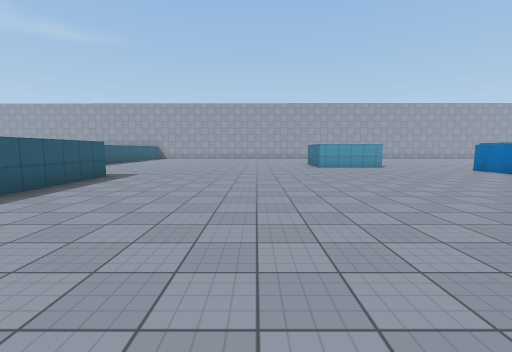
[1] (above)

24 first-person views from a walk through a scene from a Unity 3-D project. The camera is 1.5 m above the floor, tilts 6° down and sees 90° across. The floor is counted in squares, 2 m on a side. Each view is taken from the middle of a square. On the plan, view 1 faces up. The plan holds only what a view shows up to about 9 squares ahead; the rest is blank. The place goes on beyond the plan. Some animated figures are not drawn. Some surface patterns are stand-ins.

[2]
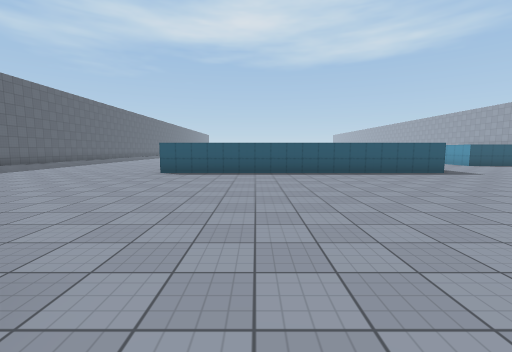

[3]
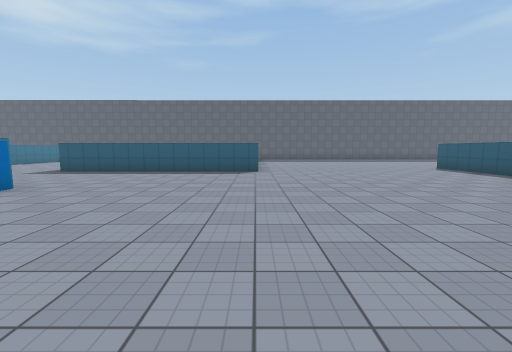

[4]
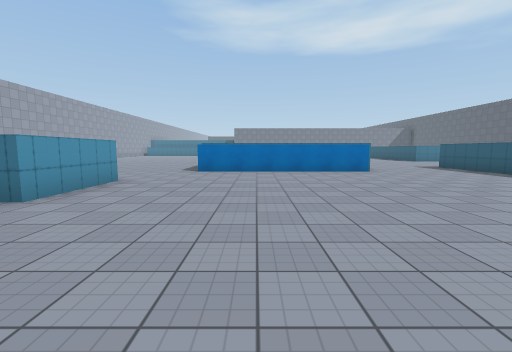

[5]
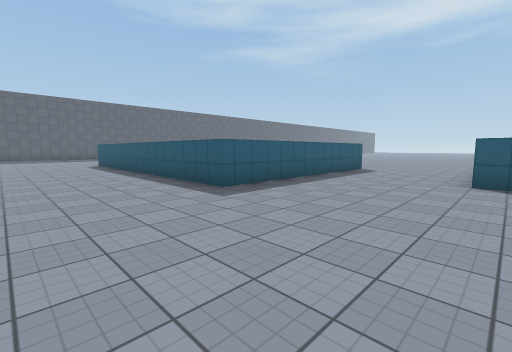

[6]
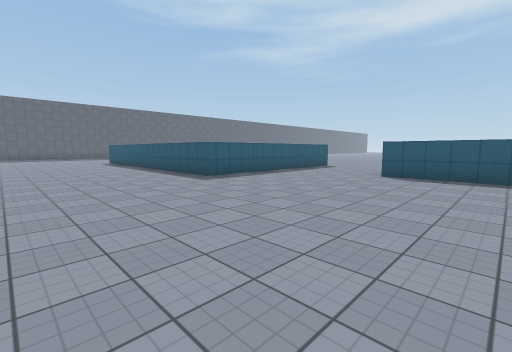

[7]
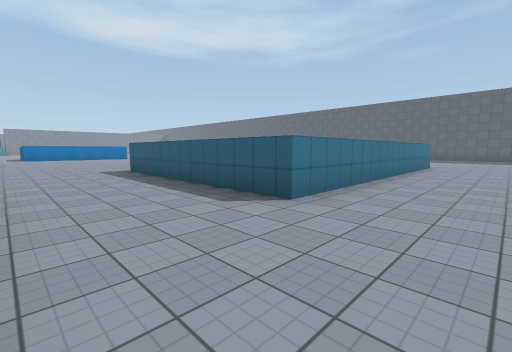

[8]
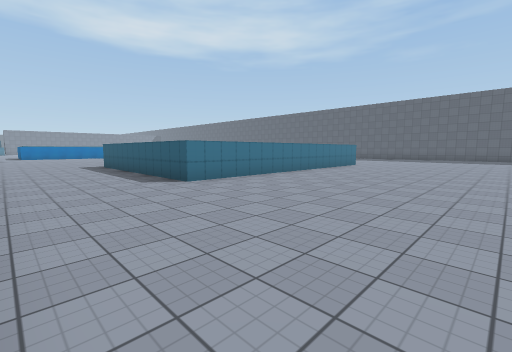

[9]
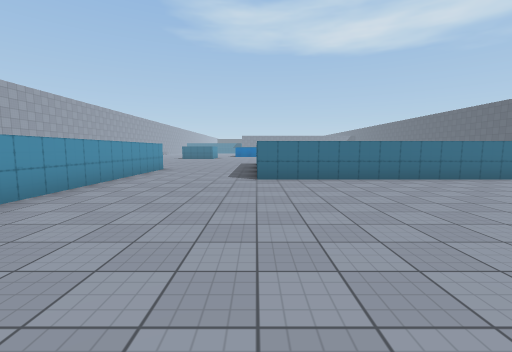

[10]
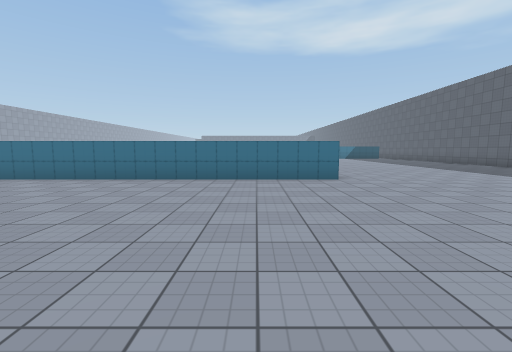

[11]
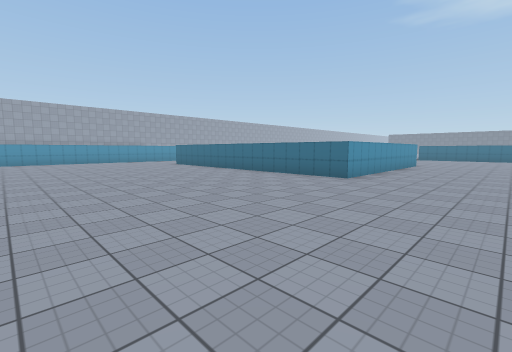

[12]
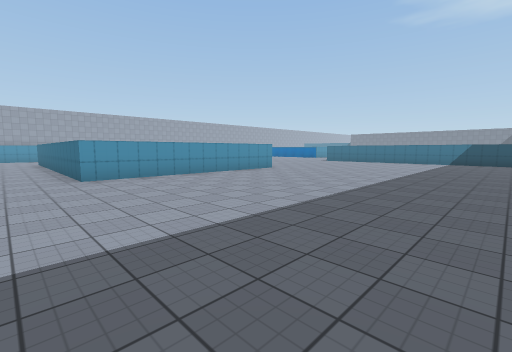

[13]
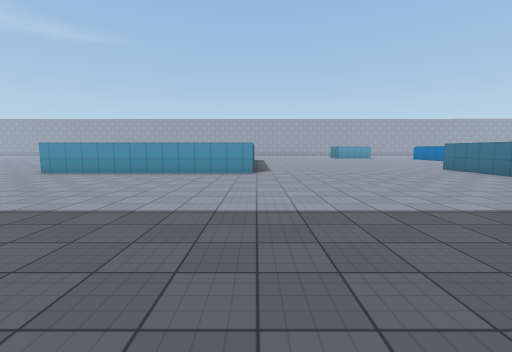

[14]
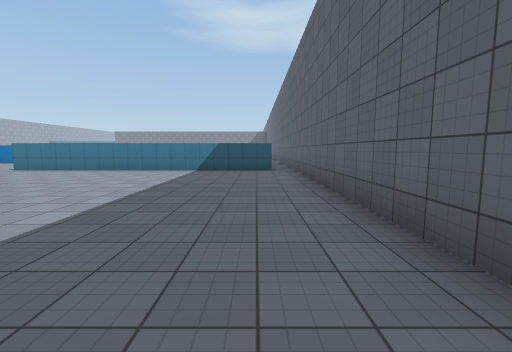

[15]
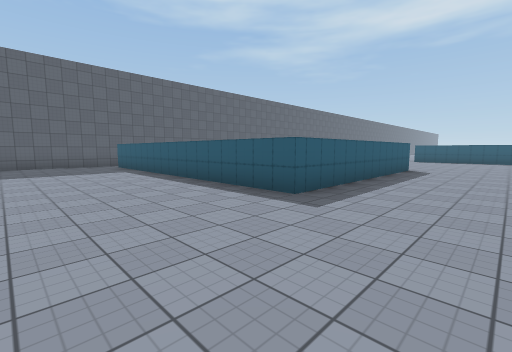

[16]
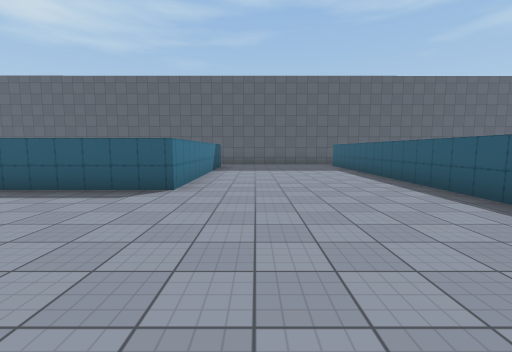

[17]
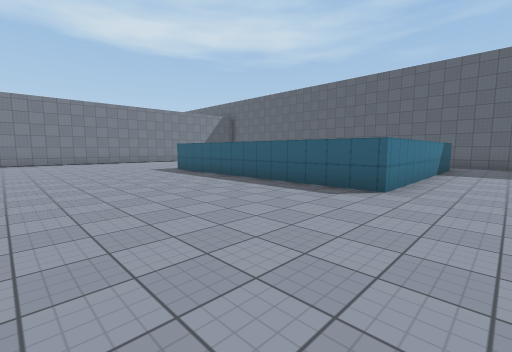

[18]
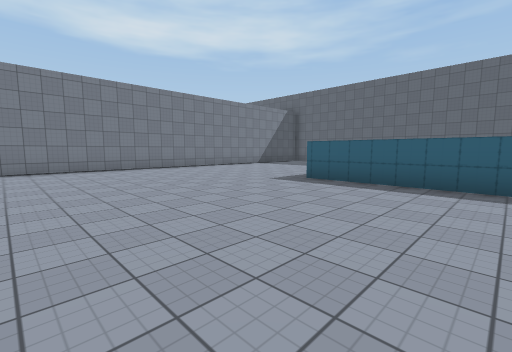

[19]
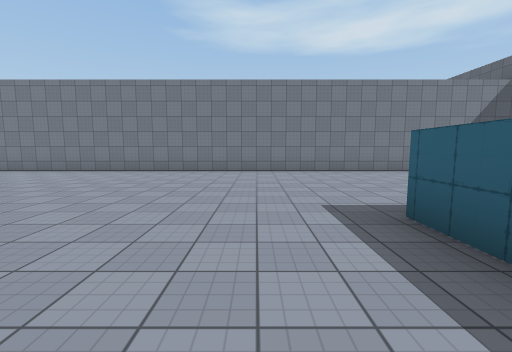

[20]
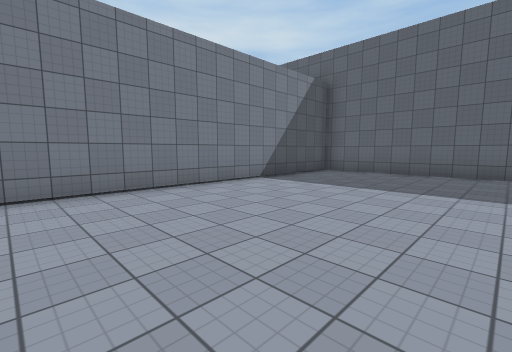

[21]
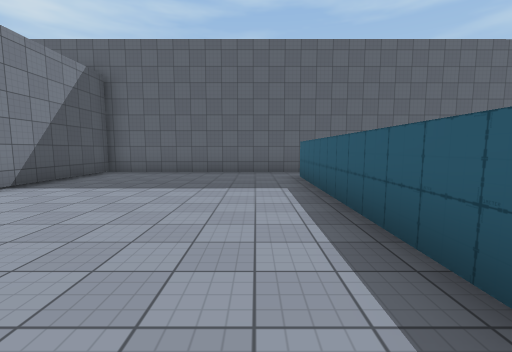

[22]
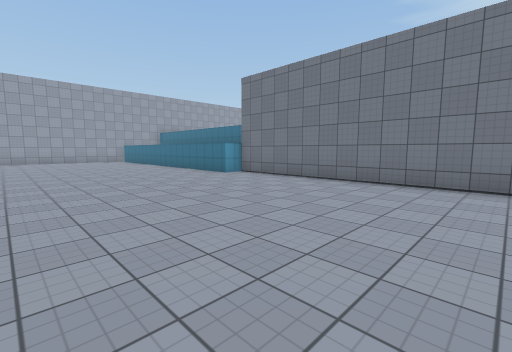

[23]
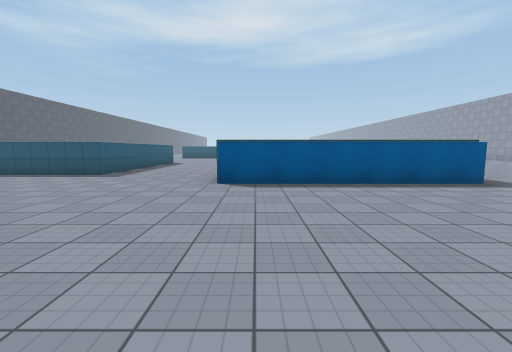

[24]
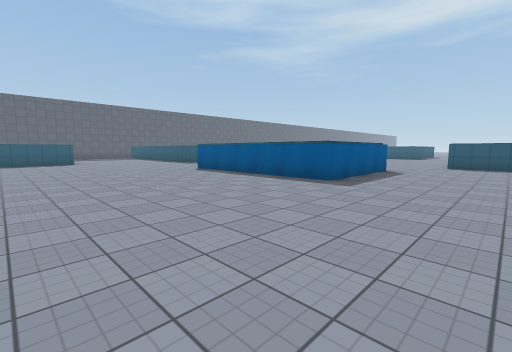

### Floor plan
Points are (right, up) in squares from view 1. A wall is a line through its corners. A room is listed if a view was taken in it or the views show most of it. See-through windows are left out.
Room 1 (views 1, 2, 3, 4, 5, 6, 7, 8, 9, 10, 11, 12, 13, 14)
walls: (-4.1, -2) (-10.7, -2) (-10.7, 7) (-4.1, 7) (-4.1, -2); (-8, 10.5) (-13.6, 10.5); (7.6, 3.1) (7.6, 9); (-4.7, -10.4) (3, -10.4); (2.9, -9.6) (2.9, -0.5) (9.5, -0.5); (5.1, 10.3) (2.5, 10.3); (-7.4, 13.1) (-7.4, 10.4)
ways out: opening at (6.3, 11) to room 2; opening at (10.7, 1) to room 2
Room 2 (views 15, 16, 17, 18, 19, 20, 21, 22, 23, 24)
walls: (21.8, -3.1) (21.8, -9.1); (9.5, -0.5) (9.5, -7.4); (7.6, 9) (11.5, 9) (11.5, 3.1); (14.5, -9.1) (14.5, -2.7) (21.9, -2.7); (21.5, -10.4) (27.7, -10.4) (27.7, 9.5) (27.1, 9.5) (27.1, 10.8); (12.5, -10.4) (13.4, -10.4); (5.1, 12) (5.1, 11.1)
ways out: opening at (6.3, 11) to room 1; opening at (10.7, 1) to room 1

Positions as (right, up) in squares from view 1, and headings:
1: (0, 0), facing up
2: (4, 1), facing left
3: (3, 8), facing down
4: (-1, 7), facing right
5: (-1, 11), facing down-left
6: (0, 13), facing down-left
7: (-13, 10), facing down-right
8: (-16, 10), facing down-right
9: (-17, 7), facing right
10: (-17, 0), facing right
11: (-17, -5), facing up-right
12: (-12, -9), facing up-right
13: (-4, -10), facing up
14: (-6, -9), facing right
15: (13, 2), facing down-left
16: (13, 2), facing down
17: (13, 2), facing down-right
18: (18, 3), facing down-right
19: (19, -1), facing right
20: (23, -2), facing down-right
21: (23, -2), facing down
22: (22, 3), facing up-right
23: (17, 4), facing left
24: (17, 12), facing down-left
